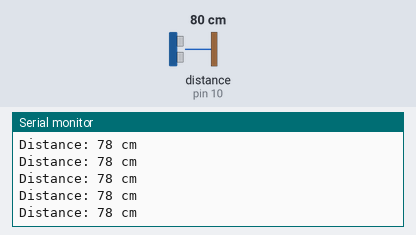
Bench run of a sketch on a simulated Arduino Uno, built with avr-gcc and run on an emulated ATmega328P. Shown: the last lines printed to the serial monitor. Wiring (inferred from the names in the program): ultrasonic range finder: trigger pin 9; echo pin 10. Inputs (shaded band) come from the test bench; at power-on: distance to the obstacle (sensor on pin 10) 80 cm. The echo pulse lasts 58.3 µs per cm.

Above: at 1.2 s.
1.3 s: distance to the obstacle (sensor on pin 10) set to 2 cm
At 2.3 s:
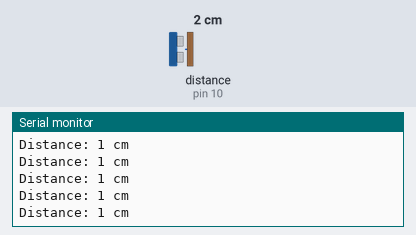
4.3 s: distance to the obstacle (sensor on pin 10) set to 120 cm
At 5.2 s:
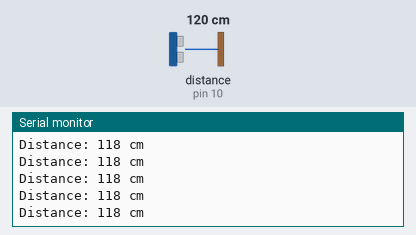
7.3 s: distance to the obstacle (sensor on pin 10) set to 4 cm
At 8.4 s:
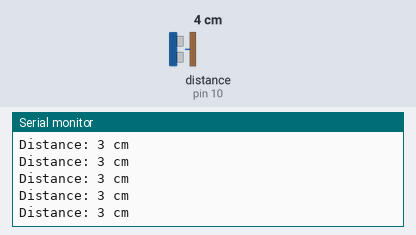
10.3 s: distance to the obstacle (sensor on pin 10) set to 18 cm
At 11.0 s:
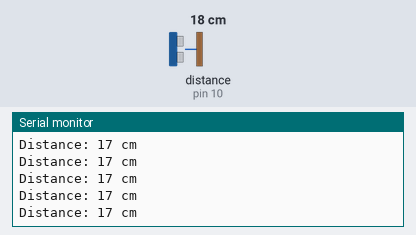
19.3 s: distance to the obstacle (sensor on pin 10) set to 9 cm
At 20.4 s:
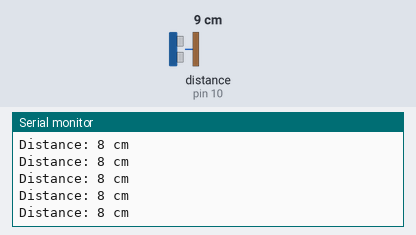
Timing chart, 0 to 22.3 s (numbered marks = the images above; inputs shaded):
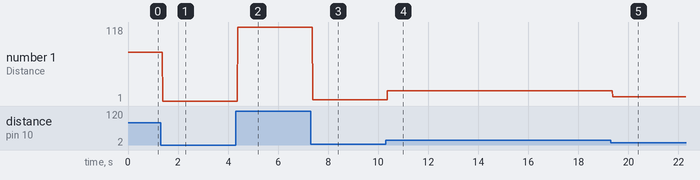

Measured:
- after the input at 1.3 s, the serial monitor: prints a new line after 0.08 s (image 1)
- after the input at 4.3 s, the serial monitor: prints a new line after 0.08 s (image 2)
- after the input at 7.3 s, the serial monitor: prints a new line after 0.07 s (image 3)
- after the input at 10.3 s, the serial monitor: prints a new line after 0.07 s (image 4)
- after the input at 19.3 s, the serial monitor: prints a new line after 0.07 s (image 5)
- plotted number 1: 78 → 1 after the input at 1.3 s, 1 → 118 after the input at 4.3 s, 118 → 3 after the input at 7.3 s, 3 → 17 after the input at 10.3 s, 17 → 8 after the input at 19.3 s

The sketch:

ultrasonic.ino
```cpp
const int trigPin = 9;
const int echoPin = 10;

long duration;
int distance;

void setup() {
  pinMode(trigPin, OUTPUT); //sets trigPin as Output
  pinMode(echoPin, INPUT); //sets echoPin as Input
  Serial.begin(9600); //starts serial communication
}

void loop () {
  digitalWrite(trigPin, LOW);
  delayMicroseconds(2);

  digitalWrite(trigPin, HIGH);
  delayMicroseconds(10);
  digitalWrite(trigPin, LOW);

 duration = pulseIn(echoPin, HIGH);

 distance = duration*0.034/2;

 Serial.print("Distance: ");
 Serial.print(distance);
 Serial.print(" cm ");
 Serial.print("\n");
}
```
